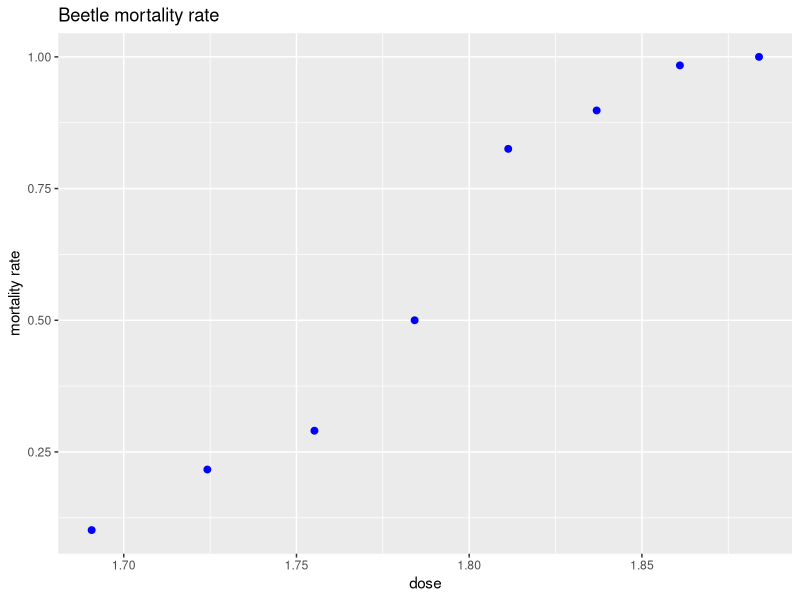
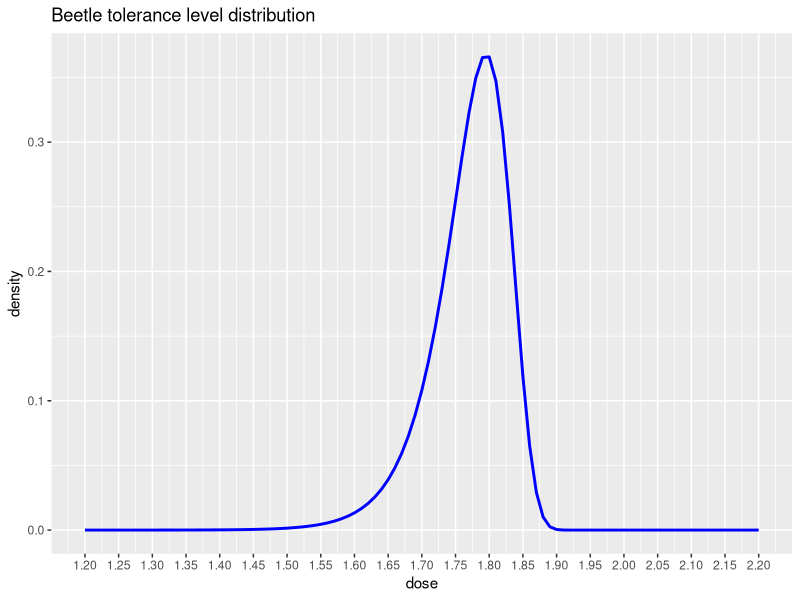

The R script that drew these images, in order:
## ---- chunk 1
library(dplyr)
library(ggplot2)
beetle <- read.csv("beetle.csv",sep=" ",dec=".",header = FALSE)
names(beetle) <- c("dose","number","death")
ggplot(beetle,aes(x=dose,y=death/number))+
  geom_point(color="blue",size=2)+labs(y="mortality rate",title="Beetle mortality rate")
## ---- chunk 2
x <- beetle %>%mutate(incp=1) %>%select(incp,dose)  %>% as.matrix
y <- beetle %>% select(death) %>% as.matrix()
n <- beetle %>% select(number) %>% as.matrix()
## ---- chunk 3
#### Logit ####
# Initialize
b_logit <- c(0,0)
change <- 1
while (change > 10^-6){
# Probability
prob <- exp(x%*%b_logit)/(1+exp(x%*%b_logit))
# Score
u <- t(x) %*%(y-n*prob)
# Information
w <- matrix(0,nrow=nrow(x),ncol=nrow(x))
diag(w)<-n*prob*(1-prob)
i <- t(x)%*%w %*% x
# Update
b_logit_n <- b_logit+solve(i)%*%u
change <- sqrt(sum((b_logit_n-b_logit)^2))
b_logit <- b_logit_n
}

#### Probit ####
# Initialize
b_probit <- c(0,0)
change <- 1

while(change > 10^-6){
# Probability
prob <- pnorm(x%*%b_probit)
# Score 
u <- t(x)%*% (((y-n*prob)/(prob*(1-prob)))*dnorm(x%*%b_probit))
# Information
w <- matrix(0,nrow=nrow(x),ncol=nrow(x))
diag(w)<- n*dnorm(x%*%b_probit)^2/(prob*(1-prob))
i <- t(x)%*%w %*% x
# Update
b_probit_n <-b_probit+solve(i)%*%u
change <- sqrt(sum((b_probit_n-b_probit)^2))
b_probit <- b_probit_n
}

#### Complementary log-log ####
b_cll <-c(0,0)
change <- 1
while(change > 10^-6){
# Probability
prob <- 1-exp(-exp(x%*%b_cll))
# Score
u <- t(x)%*%(((y-n*prob)/(prob*(1-prob)))*(exp(x%*%b_cll-exp(x%*%b_cll))))
# Information
w <- matrix(0,nrow=nrow(x),ncol=nrow(x))
diag(w)<- n*exp(x%*%b_cll-exp(x%*%b_cll))^2/(prob*(1-prob))
i <- t(x)%*%w %*% x
b_cll_n <-b_cll+solve(i)%*%u
change <- sqrt(sum((b_cll_n-b_cll)^2))
b_cll <- b_cll_n
}
## ---- chunk 4
# function for log likelihood of binomial
likelihood <- function(p,n,y){
  colSums(y*log(p)+
            (n-y)*ifelse(is.infinite(log(1-p)),0,log(1-p))+
            log(factorial(n)/(factorial(y)*factorial(n-y))))
}

# Log likelihood saturated model
prob_sature <- y/n
L_sature <- unname(likelihood(prob_sature,n,y))
# Log likelihood of logit
prob <- exp(x%*%b_logit)/(1+exp(x%*%b_logit))
L_logit<- unname(likelihood(prob,n,y))
# Log likelihood of probit
prob <- pnorm(x%*%b_probit)
L_probit<- unname(likelihood(prob,n,y))
# Log likelihood of complementary log-log
prob <- 1-exp(-exp(x%*%b_cll))
L_cll<- unname(likelihood(prob,n,y))

L <- c(L_logit,L_probit,L_cll)
names(L) <- c("Logit","Probit","C log-log")
D <- sapply(L,function(x)(2*(L_sature-x)))
D
## ---- chunk 5
sapply(D,pchisq,df=6,lower.tail=FALSE)
## ---- chunk 6
# Log likelihood null model
prob_null <- sum(y)/sum(n)
L_null<- unname(likelihood(prob_null,n,y))
# pseudo r-squared
sapply(L,function(x)(-x+L_null)/L_null)

# AIC
sapply(L,function(x)(-2*x+2*2))
## ---- chunk 7
mat=cbind(y,n-y)
logit <- glm(mat~x[,2], family=binomial(link="logit"))
logit$deviance;logit$aic
probit <- glm(mat~x[,2], family=binomial(link="probit"))
probit$deviance;probit$aic
cll <- glm(mat~x[,2], family=binomial(link="cloglog"))
cll$deviance;cll$aic

## ---- chunk 8
logweibull <- function(x){
 exp(b_cll[1]+b_cll[2]*x-exp(b_cll[1]+b_cll[2]*x))
}
ggplot(data.frame(x=c(1.2,2.2)), aes(x)) +
  stat_function(fun=function(x)logweibull(x),size=1,color="blue")+
  labs(x="dose",y="density",title="Beetle tolerance level distribution")+
  scale_x_continuous(breaks = seq(1.2,2.2,0.05)) 
